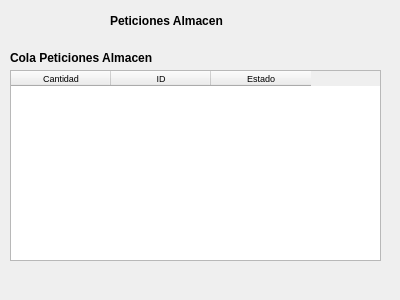
<?xml version="1.0" encoding="UTF-8"?>
<ui version="4.0">
 <class>PeticionesAlmacen</class>
 <widget class="QWidget" name="PeticionesAlmacen">
  <property name="geometry">
   <rect>
    <x>0</x>
    <y>0</y>
    <width>400</width>
    <height>300</height>
   </rect>
  </property>
  <property name="windowTitle">
   <string>Form</string>
  </property>
  <widget class="QLabel" name="label">
   <property name="geometry">
    <rect>
     <x>110</x>
     <y>10</y>
     <width>151</width>
     <height>21</height>
    </rect>
   </property>
   <property name="font">
    <font>
     <pointsize>9</pointsize>
     <weight>75</weight>
     <bold>true</bold>
    </font>
   </property>
   <property name="text">
    <string>Peticiones Almacen</string>
   </property>
  </widget>
  <widget class="QTableWidget" name="tablaUI">
   <property name="geometry">
    <rect>
     <x>10</x>
     <y>70</y>
     <width>371</width>
     <height>191</height>
    </rect>
   </property>
   <property name="font">
    <font>
     <pointsize>7</pointsize>
    </font>
   </property>
   <column>
    <property name="text">
     <string>Cantidad</string>
    </property>
    <property name="font">
     <font>
      <pointsize>7</pointsize>
     </font>
    </property>
   </column>
   <column>
    <property name="text">
     <string>ID</string>
    </property>
    <property name="font">
     <font>
      <pointsize>7</pointsize>
     </font>
    </property>
   </column>
   <column>
    <property name="text">
     <string>Estado</string>
    </property>
    <property name="font">
     <font>
      <pointsize>7</pointsize>
     </font>
    </property>
   </column>
  </widget>
  <widget class="QLabel" name="label_2">
   <property name="geometry">
    <rect>
     <x>10</x>
     <y>50</y>
     <width>161</width>
     <height>16</height>
    </rect>
   </property>
   <property name="font">
    <font>
     <weight>75</weight>
     <bold>true</bold>
    </font>
   </property>
   <property name="text">
    <string>Cola Peticiones Almacen</string>
   </property>
  </widget>
 </widget>
 <resources/>
 <connections/>
</ui>
